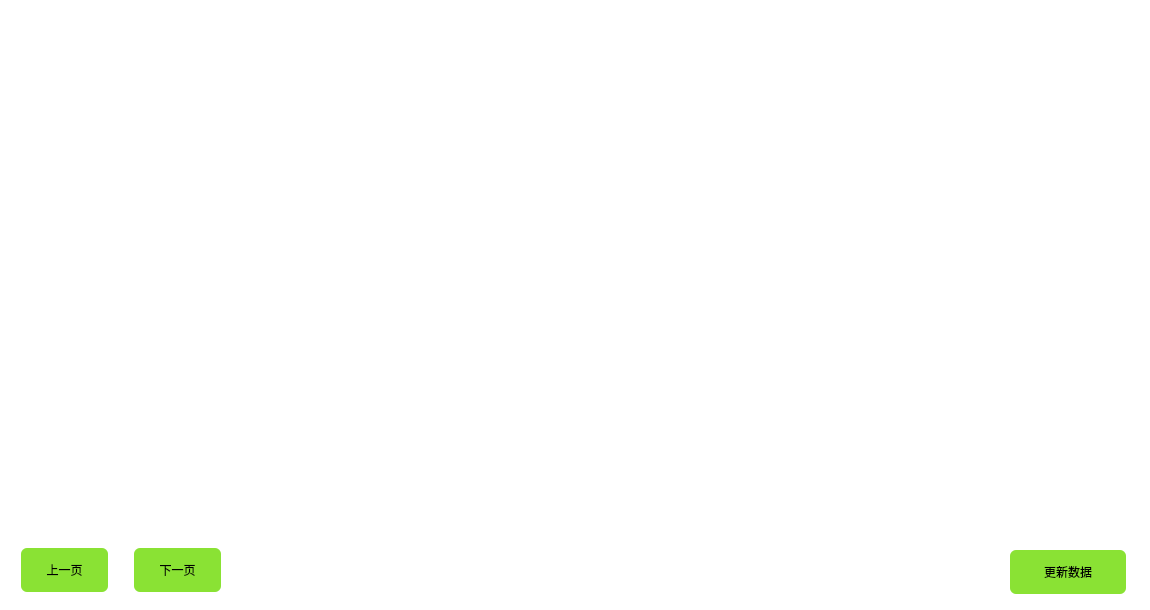
   <widget class="QWidget" name="page_2">
    <property name="styleSheet">
     <string notr="true">background: transparent;</string>
    </property>
    <widget class="QWidget" name="widget_3" native="true">
     <property name="geometry">
      <rect>
       <x>0</x>
       <y>0</y>
       <width>1131</width>
       <height>541</height>
      </rect>
     </property>
     <property name="layoutDirection">
      <enum>Qt::LeftToRight</enum>
     </property>
     <property name="styleSheet">
      <string notr="true">background: transparent;</string>
     </property>
    </widget>
    <widget class="QWidget" name="widget_8" native="true">
     <property name="geometry">
      <rect>
       <x>10</x>
       <y>540</y>
       <width>1131</width>
       <height>61</height>
      </rect>
     </property>
     <property name="styleSheet">
      <string notr="true">background: transparent;</string>
     </property>
     <widget class="QPushButton" name="pushButton_16">
      <property name="geometry">
       <rect>
        <x>11</x>
        <y>8</y>
        <width>87</width>
        <height>44</height>
       </rect>
      </property>
      <property name="styleSheet">
       <string notr="true">QPushButton {
	background: rgb(138, 226, 52);
border-radius: 6px
}
QPushButton:pressed {
	background: rgb(78, 154, 6);
    padding-top: 11px;
    padding-bottom: 9px;
}</string>
      </property>
      <property name="text">
       <string>上一页</string>
      </property>
     </widget>
     <widget class="QPushButton" name="pushButton_15">
      <property name="geometry">
       <rect>
        <x>124</x>
        <y>8</y>
        <width>87</width>
        <height>44</height>
       </rect>
      </property>
      <property name="styleSheet">
       <string notr="true">QPushButton {
	background: rgb(138, 226, 52);
border-radius: 6px
}
QPushButton:pressed {
	background: rgb(78, 154, 6);
    padding-top: 11px;
    padding-bottom: 9px;
}</string>
      </property>
      <property name="text">
       <string>下一页</string>
      </property>
     </widget>
     <widget class="QPushButton" name="pushButton_39">
      <property name="geometry">
       <rect>
        <x>1000</x>
        <y>10</y>
        <width>116</width>
        <height>44</height>
       </rect>
      </property>
      <property name="styleSheet">
       <string notr="true">QPushButton {
	background: rgb(138, 226, 52);
border-radius: 6px
}
QPushButton:pressed {
	background: rgb(78, 154, 6);
    padding-top: 11px;
    padding-bottom: 9px;
}</string>
      </property>
      <property name="text">
       <string>更新数据</string>
      </property>
     </widget>
    </widget>
   </widget>
